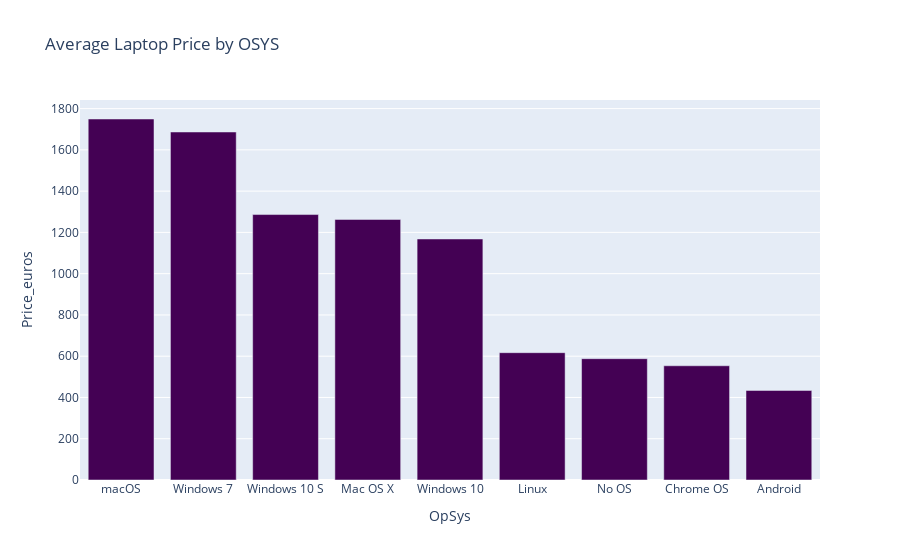

Here is the notebook cell this chart was saved with:
### Code cell
price_to_osys= df.groupby('OpSys')['Price_euros'].mean().sort_values(ascending=False).reset_index()

# Create the bar chart
fig6 = px.bar(price_to_osys, 
               x='OpSys', 
               y='Price_euros', 
               title='Average Laptop Price by OSYS',
               color_discrete_sequence=px.colors.sequential.Viridis)

# Show the plot
fig6.show()

### Figure 1 — Plotly figure (JSON) as saved in the notebook; plotly's stock layout.template omitted (floating-point values rounded to 4 significant figures)
{"data": [{"alignmentgroup": "True", "hovertemplate": "OpSys=%{x}<br>Price_euros=%{y}<extra></extra>", "legendgroup": "", "marker": {"color": "#440154", "pattern": {"shape": ""}}, "name": "", "offsetgroup": "", "orientation": "v", "showlegend": false, "textposition": "auto", "type": "bar", "x": ["macOS", "Windows 7", "Windows 10 S", "Mac OS X", "Windows 10", "Linux", "No OS", "Chrome OS", "Android"], "xaxis": "x", "y": [1750.0, 1687.0, 1286.0, 1263.0, 1168.0, 617.1, 588.0, 553.6, 434], "yaxis": "y"}], "layout": {"autosize": true, "barmode": "relative", "legend": {"tracegroupgap": 0}, "title": {"text": "Average Laptop Price by OSYS"}, "xaxis": {"anchor": "y", "autorange": true, "domain": [0, 1], "range": [-0.5, 8.5], "title": {"text": "OpSys"}, "type": "category"}, "yaxis": {"anchor": "x", "autorange": true, "domain": [0, 1], "range": [0, 1842.0], "title": {"text": "Price_euros"}, "type": "linear"}}}
